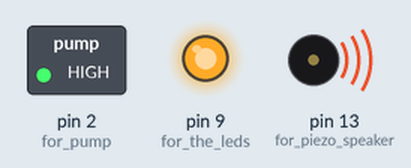
Simulated run of this sketch. Board: Arduino Uno, built with avr-gcc and run on an emulated ATmega328P. Shown: switched loads named in the sketch (green lamp = pin HIGH), output pins drawn as LEDs (lit = HIGH), buzzer (waves = sounding, pin HIGH).

Above: at 0.3 s.
At 22.0 s:
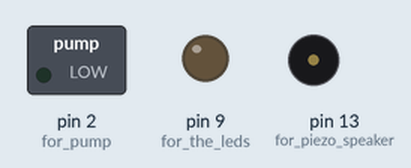
Timing chart, 0 to 23.2 s (numbered marks = the images above):
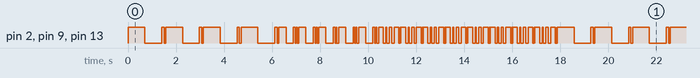

The sketch:

musical_fountain.ino
```cpp
void setup()
{
pinMode(9,OUTPUT);   //for the leds
pinMode(13,OUTPUT);    //for piezo speaker
pinMode(2,OUTPUT);    //for pump
}

void loop()
{
  for (int i = 0; i < 4; i++)
  {

    digitalWrite(9,HIGH);
    digitalWrite(13,HIGH);
    digitalWrite(2,HIGH);
    delay(700);
    digitalWrite(13,LOW);
    digitalWrite(9,LOW);
    digitalWrite(2,LOW);
    delay(700);
    digitalWrite(9,HIGH);
    digitalWrite(13,HIGH);
    digitalWrite(2,HIGH);
    delay(100);
    digitalWrite(13,LOW);
    digitalWrite(9,LOW);
    digitalWrite(2,LOW);
    delay(70);


  }

  for (int i = 0; i < 5; i++)
  {


    digitalWrite(9,HIGH);
    digitalWrite(13,HIGH);
    digitalWrite(2,HIGH);
    delay(300);
    digitalWrite(13,LOW);
    digitalWrite(9,LOW);
    digitalWrite(2,LOW);
    delay(300);
    digitalWrite(9,HIGH);
    digitalWrite(13,HIGH);
    digitalWrite(2,HIGH);
    delay(80);
    digitalWrite(13,LOW);
    digitalWrite(9,LOW);
    digitalWrite(2,LOW);
    delay(40);
    digitalWrite(9,HIGH);
    digitalWrite(13,HIGH);
    digitalWrite(2,HIGH);
    delay(40);
    digitalWrite(13,LOW);
    digitalWrite(9,LOW);
    digitalWrite(2,LOW);
    delay(70);


  }
for (int i = 0; i < 8; i++)
  {


    digitalWrite(9,HIGH);
    digitalWrite(13,HIGH);
    digitalWrite(2,HIGH);
    delay(200);
    digitalWrite(13,LOW);
    digitalWrite(9,LOW);
    digitalWrite(2,LOW);
    delay(100);
    digitalWrite(9,HIGH);
    digitalWrite(13,HIGH);
    digitalWrite(2,HIGH);
    delay(50);
    digitalWrite(13,LOW);
    digitalWrite(9,LOW);
    digitalWrite(2,LOW);
    delay(100);
    digitalWrite(9,HIGH);
    digitalWrite(13,HIGH);
    digitalWrite(2,HIGH);
    delay(100);
    digitalWrite(13,LOW);
    digitalWrite(9,LOW);
    digitalWrite(2,LOW);
    delay(100);
    digitalWrite(9,HIGH);
    digitalWrite(13,HIGH);
    digitalWrite(2,HIGH);
    delay(200);
    digitalWrite(13,LOW);
    digitalWrite(9,LOW);
    digitalWrite(2,LOW);
    delay(50);
    digitalWrite(9,HIGH);
    digitalWrite(13,HIGH);
    digitalWrite(2,HIGH);
    delay(20);
    digitalWrite(13,LOW);
    digitalWrite(9,LOW);
    digitalWrite(2,LOW);
    delay(10);

  }


}
```

Measured:
- by itself, pin 2 (for_pump), pin 9 (for_the_leds), pin 13 (for_piezo_speaker): moves between LOW and HIGH, repeating every 17.9 s
- by itself, everything shown: repeats every 17.9 s, in 110 steps
